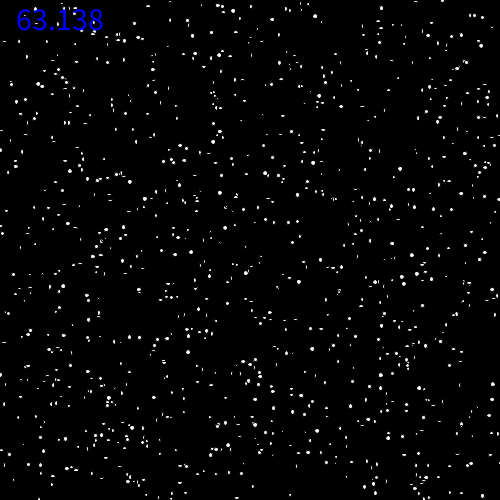
Frame 1 (no input)
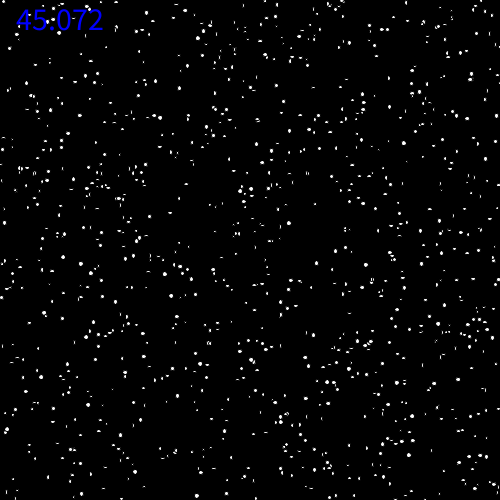
Frame 60 (the mouse pressed at the canvas centre just before this capture)
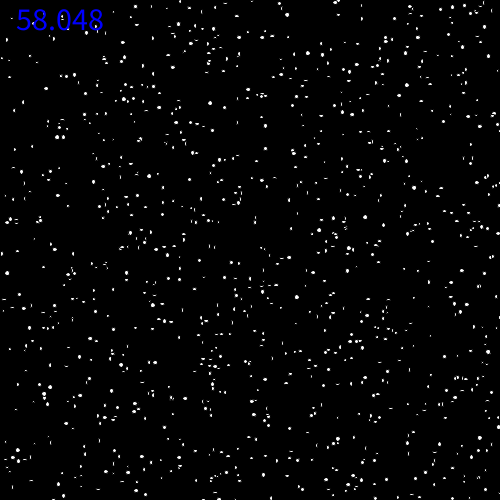
Frame 120 (the mouse held since frame 60 and released just before this capture)

The Processing sketch that drew these frames (run headless with seeded random() and noise(); from frame 60 on, the mouse is pressed at the canvas centre):

// Processing sketch: ProcessingParticles
// ── ProcessingParticles.pde
int noOfEllipses = 1000;

void setup() {
  size(500, 500);
}


void draw() {
  background(0);
  fill(255);

    for (int i = 0; i < noOfEllipses; i++) {
      ellipse(random(0,width), random(0,height), random(2,5), random(2,5));
    }

  fill(0,0,255);
  textSize(32);
  text(frameRate, 10, 30);
}
